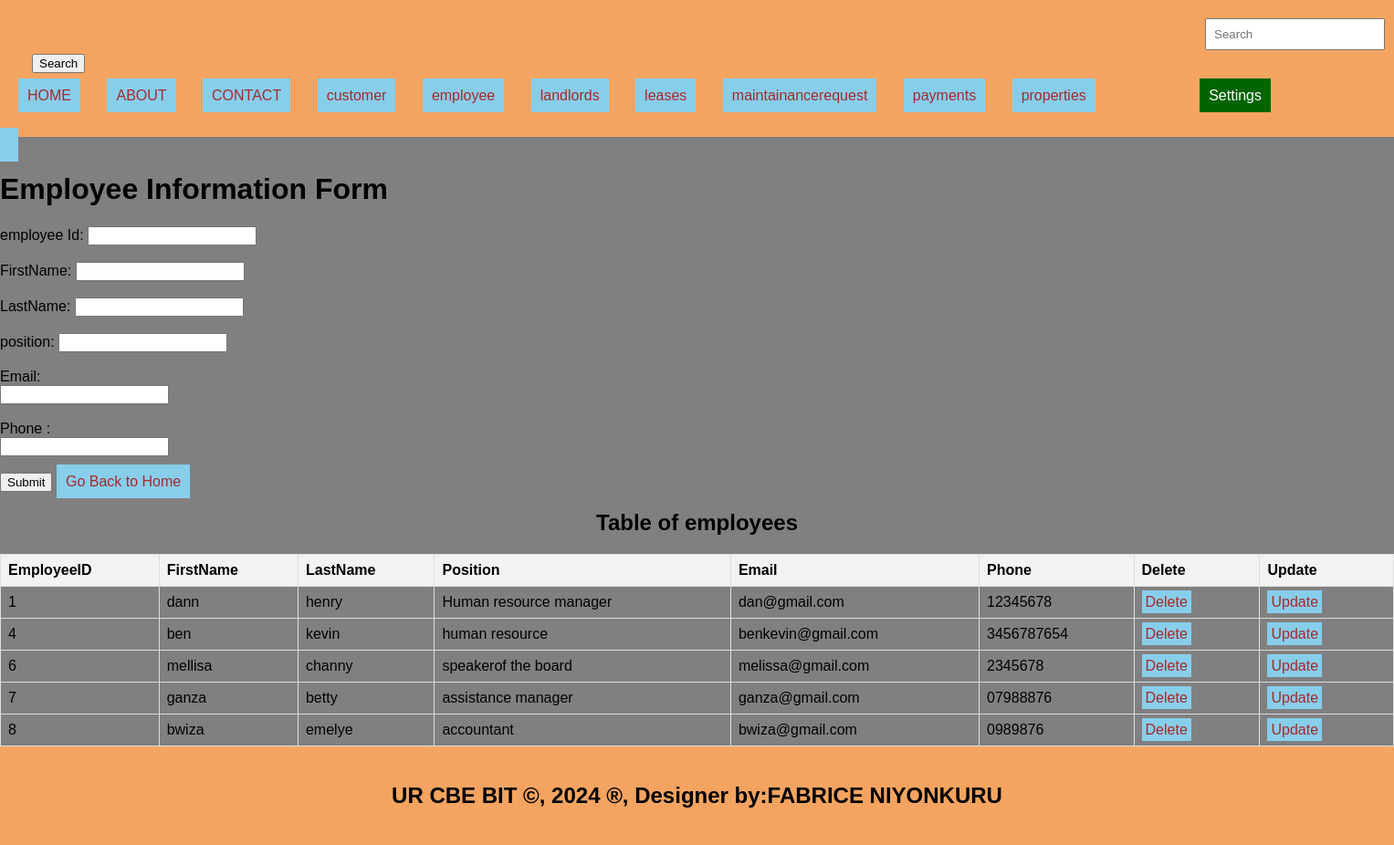
Page /employee.php on the committed database.
### tables this page shows
CREATE TABLE `employees` (
  `EmployeeID` int(11) NOT NULL,
  `FirstName` varchar(50) DEFAULT NULL,
  `LastName` varchar(50) DEFAULT NULL,
  `Position` varchar(50) DEFAULT NULL,
  `Email` varchar(100) DEFAULT NULL,
  `Phone` varchar(20) DEFAULT NULL
);

### employee.php (the view, shortened to what this page needs)
<!DOCTYPE html>
<html>
<head>
  <link rel="stylesheet" type="text/css" href="style.css" title="style 1" media="screen, tv, projection, handheld, print"/>
</head>
<body bgcolor="gray">
<header>
<form class="d-flex" role="search" action="search.php">
  <input class="form-control me-2" type="search" placeholder="Search" aria-label="Search" name ="query">
  <button class="btn btn-outline-success" type="submit">Search</button>
</form>
  <ul style="list-style-type: none; padding: 0;">
    <li style="display: inline; margin-right: 10px;">
      <a href="./home.html">HOME</a>
    </li>
    <li style="display: inline; margin-right: 10px;"><a href="./about.html">ABOUT</a></li>
    <li style="display: inline; margin-right: 10px;"><a href="./contact.html">CONTACT</a></li>
    <li style="display: inline; margin-right: 10px;"><a href="./customer.php">customer</a></li>
    <li style="display: inline; margin-right: 10px;"><a href="./employee.php">employee</a></li>
    <li style="display: inline; margin-right: 10px;"><a href="./landlord.php">landlords</a></li>
    <li style="display: inline; margin-right: 10px;"><a href="./leases.php">leases</a></li>
    <li style="display: inline; margin-right: 10px;"><a href="./maintenancerequest.php">maintainancerequest</a></li>
    <li style="display: inline; margin-right: 10px;"><a href="./payment.php">payments</a></li>
    <li style="display: inline; margin-right: 10px;"><a href="./properties.php">properties</a></li>
    <li class="dropdown">
      <a href="#" style="color: white; background-color: darkgreen; text-decoration: none; margin-right: 15px;">Settings</a>
    </li>
  </ul>
</header>
    <a href="./employee.html"></a>
    <h1>Employee Information Form</h1>
    <form method="post" onsubmit="return confirmInsert();">
        <label for="employeeid">employee Id:</label>
        <input type="number" id="employeeid" name="employeeid" required><br><br>
         <label for="FirstName">FirstName:</label>
        <input type="text" id="FirstName" name="FirstName" required><br><br>
       <label for="lastName">LastName:</label>
        <input type="text" id="LastName" name="LastName" required><br><br>
          <label for="Position">position:</label>
        <input type="text" id="position" name="Position" required><br><br>
        <label for="email">Email:</label><br>
        <input type="email" id="email" name="email" required><br><br>
        <label for="phone">Phone :</label><br>
        <input type="tel" id="phone" name="phone" required><br><br>
        <input type="submit" name="submit" value="Submit">
        <a href="./home.html">Go Back to Home</a>
    </form>
    <?php
   include('database_connection.php');
    ?>
<!DOCTYPE html>
<html>
<head>
</head>
<body>
    <center><h2>Table of employees</h2></center>
    <table>
        <tr>
            <th>EmployeeID</th>
            <th>FirstName</th>
            <th>LastName</th>
            <th>Position</th>
            <th>Email</th>
            <th>Phone</th>
            <th>Delete</th>
            <th>Update</th>
        </tr>
        <?php
        $connection = new mysqli($host, $user, $pass, $database);
        $sql = "SELECT * FROM employees";
        $result = $connection->query($sql);
        if ($result->num_rows > 0) {
            while ($row = $result->fetch_assoc()) {
                $EmployeeID = $row["EmployeeID"];
                echo "<tr>
                        <td>" . $row["EmployeeID"] . "</td>
                        <td>" . $row["FirstName"] . "</td>
                        <td>" . $row["LastName"] . "</td>
                        <td>" . $row["Position"] . "</td>
                        <td>" . $row["Email"] . "</td>
                        <td>" . $row["Phone"] . "</td>
                        <td><a style='padding:4px' href='delete employee.php?EmployeeID=$EmployeeID'>Delete</a></td>
                        <td><a style='padding:4px' href='update employee.php?EmployeeID=$EmployeeID'>Update</a></td>
                      </tr>";
            }
        } else {
            echo "<tr><td colspan='8'>No data found</td></tr>";
        }
        ?>
    </table>
    <footer>
  <center>
    <b><h2>UR CBE BIT &copy, 2024 &reg, Designer by:FABRICE NIYONKURU </h2></b>
  </center>
</footer>
</body>
</html>

### style.css (style rules this page uses)
body { font-family: Arial, sans-serif; margin: 0; padding: 0; }
header { background-color: #F4A460; padding: 20px; }
footer { background-color: #F4A460; padding: 20px; }

### employee.php (style rules this page uses)
a { padding: 10px; color: white; background-color: skyblue; text-decoration: none; margin-right: 15px; }
a:link { color: brown; }
button.btn { margin-left: 15px; margin-top: 4px; }
input.form-control { margin-left: 1300px; padding: 8px; }
header { background-color: #F4A460; padding: 20px; }
footer { background-color: #F4A460; padding: 20px; }
.dropdown { float: right; margin-right: 100px; position: relative; }
table { width: 100%; border-collapse: collapse; }
th, td { border: 1px solid #ddd; padding: 8px; text-align: left; }
th { background-color: #f2f2f2; }

### rows in the picture
employees: EmployeeID "1", FirstName "dann", LastName "henry", Position "Human resource manager", Email "dan@gmail.com", Phone "12345678"
employees: EmployeeID "4", FirstName "ben", LastName "kevin", Position "human resource", Email "benkevin@gmail.com", Phone "3456787654"
employees: EmployeeID "6", FirstName "mellisa", LastName "channy", Position "speakerof the board", Email "melissa@gmail.com", Phone "2345678"
employees: EmployeeID "7", FirstName "ganza", LastName "betty", Position "assistance manager", Email "ganza@gmail.com", Phone "07988876"
employees: EmployeeID "8", FirstName "bwiza", LastName "emelye", Position "accountant", Email "bwiza@gmail.com", Phone "0989876"
